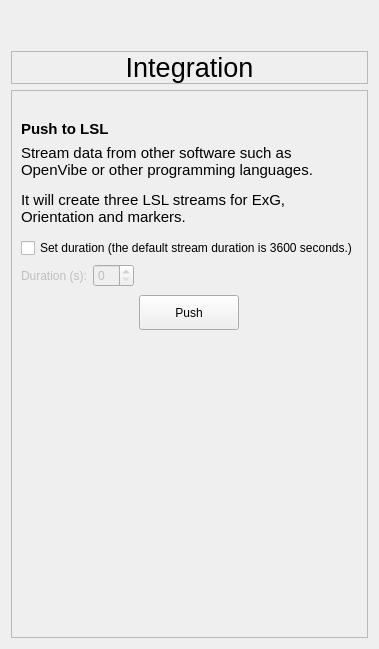
            <widget class="QWidget" name="page_integration">
             <layout class="QVBoxLayout" name="verticalLayout_12">
              <item>
               <spacer name="verticalSpacer_8">
                <property name="orientation">
                 <enum>Qt::Vertical</enum>
                </property>
                <property name="sizeType">
                 <enum>QSizePolicy::Maximum</enum>
                </property>
                <property name="sizeHint" stdset="0">
                 <size>
                  <width>20</width>
                  <height>20</height>
                 </size>
                </property>
               </spacer>
              </item>
              <item>
               <spacer name="verticalSpacer_9">
                <property name="orientation">
                 <enum>Qt::Vertical</enum>
                </property>
                <property name="sizeType">
                 <enum>QSizePolicy::Fixed</enum>
                </property>
                <property name="sizeHint" stdset="0">
                 <size>
                  <width>20</width>
                  <height>20</height>
                 </size>
                </property>
               </spacer>
              </item>
              <item>
               <widget class="QFrame" name="frame_integration_title">
                <property name="maximumSize">
                 <size>
                  <width>16777215</width>
                  <height>50</height>
                 </size>
                </property>
                <property name="styleSheet">
                 <string notr="true"/>
                </property>
                <property name="frameShape">
                 <enum>QFrame::StyledPanel</enum>
                </property>
                <property name="frameShadow">
                 <enum>QFrame::Raised</enum>
                </property>
                <layout class="QHBoxLayout" name="horizontalLayout_29">
                 <property name="spacing">
                  <number>0</number>
                 </property>
                 <property name="leftMargin">
                  <number>0</number>
                 </property>
                 <property name="topMargin">
                  <number>0</number>
                 </property>
                 <property name="rightMargin">
                  <number>0</number>
                 </property>
                 <property name="bottomMargin">
                  <number>0</number>
                 </property>
                 <item>
                  <widget class="QLabel" name="integration_title">
                   <property name="minimumSize">
                    <size>
                     <width>0</width>
                     <height>0</height>
                    </size>
                   </property>
                   <property name="font">
                    <font>
                     <pointsize>20</pointsize>
                     <italic>false</italic>
                     <bold>false</bold>
                    </font>
                   </property>
                   <property name="text">
                    <string>Integration</string>
                   </property>
                   <property name="alignment">
                    <set>Qt::AlignCenter</set>
                   </property>
                  </widget>
                 </item>
                </layout>
               </widget>
              </item>
              <item>
               <widget class="QFrame" name="frame_integration">
                <property name="styleSheet">
                 <string notr="true"/>
                </property>
                <property name="frameShape">
                 <enum>QFrame::StyledPanel</enum>
                </property>
                <property name="frameShadow">
                 <enum>QFrame::Raised</enum>
                </property>
                <layout class="QVBoxLayout" name="verticalLayout_36">
                 <item>
                  <spacer name="verticalSpacer_7">
                   <property name="orientation">
                    <enum>Qt::Vertical</enum>
                   </property>
                   <property name="sizeType">
                    <enum>QSizePolicy::Fixed</enum>
                   </property>
                   <property name="sizeHint" stdset="0">
                    <size>
                     <width>20</width>
                     <height>20</height>
                    </size>
                   </property>
                  </spacer>
                 </item>
                 <item>
                  <layout class="QVBoxLayout" name="verticalLayout_3">
                   <item>
                    <widget class="QLabel" name="label_2">
                     <property name="maximumSize">
                      <size>
                       <width>16777215</width>
                       <height>30</height>
                      </size>
                     </property>
                     <property name="font">
                      <font>
                       <pointsize>11</pointsize>
                       <italic>false</italic>
                       <bold>false</bold>
                       <kerning>true</kerning>
                      </font>
                     </property>
                     <property name="text">
                      <string>&lt;html&gt;&lt;head/&gt;&lt;body&gt;&lt;p&gt;&lt;span style=&quot; font-weight:600;&quot;&gt;Push to LSL&lt;/span&gt;&lt;/p&gt;&lt;/body&gt;&lt;/html&gt;</string>
                     </property>
                    </widget>
                   </item>
                   <item>
                    <widget class="QLabel" name="label_11">
                     <property name="font">
                      <font>
                       <pointsize>11</pointsize>
                       <italic>false</italic>
                       <bold>false</bold>
                      </font>
                     </property>
                     <property name="text">
                      <string>&lt;html&gt;&lt;head/&gt;&lt;body&gt;&lt;p&gt;Stream data from other software such as OpenVibe or other programming languages. &lt;/p&gt;&lt;p&gt;It will create three LSL streams for ExG, Orientation and markers. &lt;/p&gt;&lt;/body&gt;&lt;/html&gt;</string>
                     </property>
                     <property name="wordWrap">
                      <bool>true</bool>
                     </property>
                    </widget>
                   </item>
                   <item>
                    <widget class="QFrame" name="empty_frame_5">
                     <property name="frameShape">
                      <enum>QFrame::StyledPanel</enum>
                     </property>
                     <property name="frameShadow">
                      <enum>QFrame::Raised</enum>
                     </property>
                    </widget>
                   </item>
                   <item>
                    <widget class="QCheckBox" name="cb_lsl_duration">
                     <property name="text">
                      <string>Set duration (the default stream duration is 3600 seconds.)</string>
                     </property>
                    </widget>
                   </item>
                   <item>
                    <layout class="QHBoxLayout" name="horizontalLayout_13">
                     <item>
                      <widget class="QLabel" name="label_lsl_duration">
                       <property name="enabled">
                        <bool>false</bool>
                       </property>
                       <property name="text">
                        <string>Duration (s):</string>
                       </property>
                      </widget>
                     </item>
                     <item>
                      <widget class="QSpinBox" name="lsl_duration_value">
                       <property name="enabled">
                        <bool>false</bool>
                       </property>
                       <property name="maximumSize">
                        <size>
                         <width>150</width>
                         <height>16777215</height>
                        </size>
                       </property>
                      </widget>
                     </item>
                     <item>
                      <spacer name="horizontalSpacer_7">
                       <property name="orientation">
                        <enum>Qt::Horizontal</enum>
                       </property>
                       <property name="sizeHint" stdset="0">
                        <size>
                         <width>40</width>
                         <height>20</height>
                        </size>
                       </property>
                      </spacer>
                     </item>
                    </layout>
                   </item>
                   <item alignment="Qt::AlignHCenter">
                    <widget class="QPushButton" name="btn_push_lsl">
                     <property name="minimumSize">
                      <size>
                       <width>100</width>
                       <height>35</height>
                      </size>
                     </property>
                     <property name="maximumSize">
                      <size>
                       <width>100</width>
                       <height>30</height>
                      </size>
                     </property>
                     <property name="cursor">
                      <cursorShape>PointingHandCursor</cursorShape>
                     </property>
                     <property name="text">
                      <string>Push</string>
                     </property>
                    </widget>
                   </item>
                  </layout>
                 </item>
                 <item>
                  <spacer name="verticalSpacer">
                   <property name="orientation">
                    <enum>Qt::Vertical</enum>
                   </property>
                   <property name="sizeType">
                    <enum>QSizePolicy::Maximum</enum>
                   </property>
                   <property name="sizeHint" stdset="0">
                    <size>
                     <width>20</width>
                     <height>300</height>
                    </size>
                   </property>
                  </spacer>
                 </item>
                </layout>
               </widget>
              </item>
             </layout>
            </widget>
